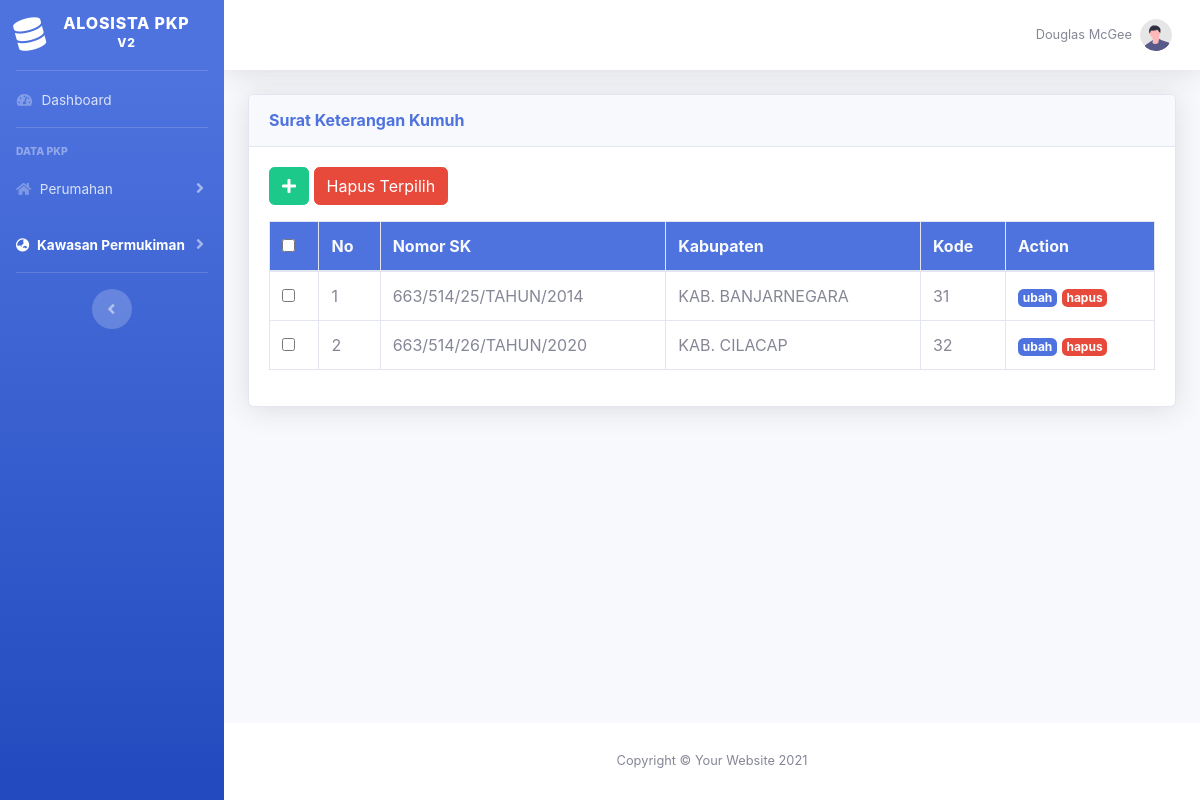
/kawasan_permukiman/surat_keterangan_kumuh, run on an earlier commit of the app's database.
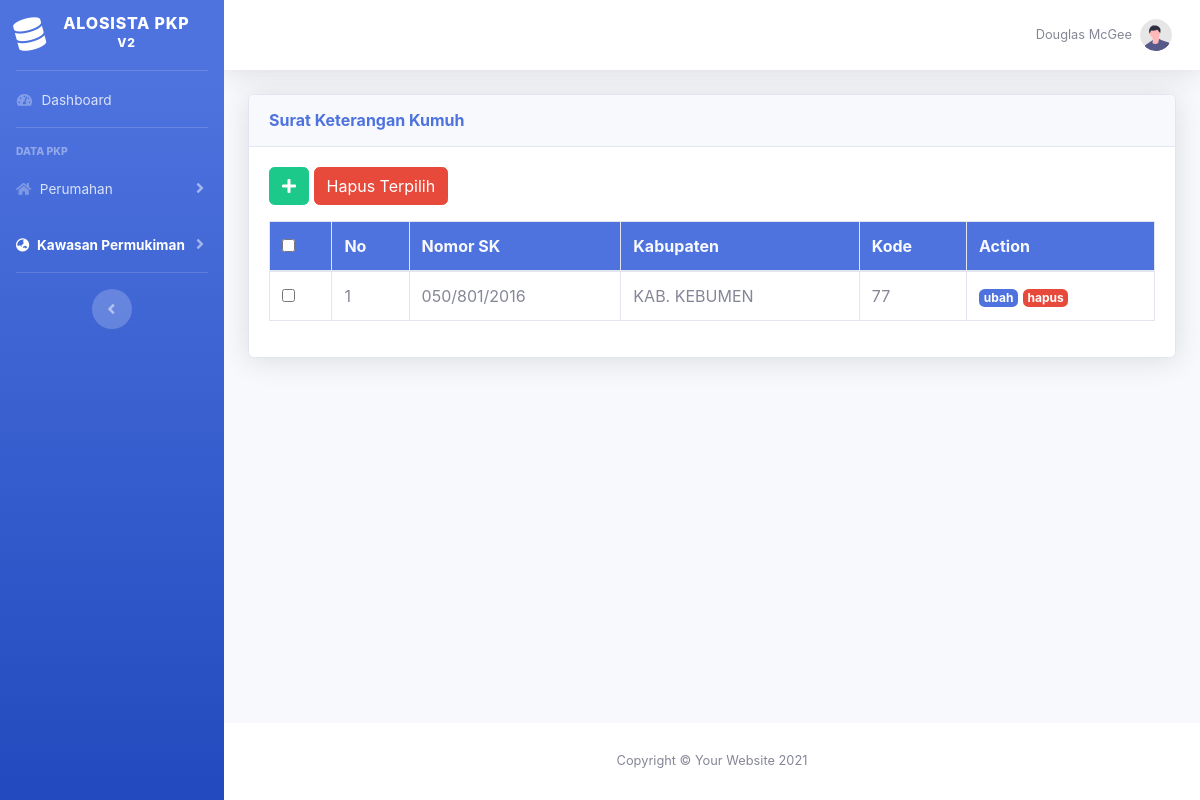
And on a later commit of the database.
### tables this page shows
CREATE TABLE `surat_keterangan_kumuh` (
  `id_sk` int(11) NOT NULL,
  `sk` varchar(40) NOT NULL,
  `tahun` int(4) NOT NULL,
  `regency_id` char(5) NOT NULL,
  `last_update` int(11) NOT NULL
);

CREATE TABLE `reg_regencies` (
  `id` char(5) NOT NULL,
  `province_id` char(2) NOT NULL,
  `name` varchar(255) NOT NULL
);

### application/controllers/kawasan_permukiman/Surat_keterangan_kumuh.php (called while the page is built, shortened)
<?php
class Surat_keterangan_kumuh extends CI_Controller
{
    public function __construct()
    {
        $this->load->model('model_surat_keterangan_kumuh');
        $this->load->model('model_for_all');
    }
    public function index($offset = 0)
    {
        $data['title'] = "Surat Keterangan Kumuh";
        $data['surat_keterangan_kumuh'] = $this->model_surat_keterangan_kumuh->get()->result_array();
        $this->load->view('templates/header', $data);
        $this->load->view('templates/sidebar');
        $this->load->view('templates/topbar');
        $this->load->view('kawasan/surat_keterangan_kumuh/index', $data);
        $this->load->view('templates/footer');
    }
}

### index.php (called while the page is built, shortened)
<?php
require_once BASEPATH.'core/CodeIgniter.php';

### application/models/Model_surat_keterangan_kumuh.php (called while the page is built, shortened)
<?php
class Model_surat_keterangan_kumuh extends CI_Model
{
    public function get()
    {
        $result = $this->db->get();
        return $result;
    }
}

### application/views/kawasan/surat_keterangan_kumuh/index.php (the view)
<div class="container-fluid">
    <form action="<?php echo base_url('kawasan_permukiman/surat_keterangan_kumuh/delete_selected') ?>" method="POST">
        <div class="card shadow mb-4 ">
            <div class="card-header py-3">
                <h6 class="m-0 font-weight-bold text-primary"><?= $title ?></h6>
            </div>
            <div class="card-body">
                <a class="btn btn-success  mb-3 ml-auto" href="<?php echo base_url('kawasan_permukiman/surat_keterangan_kumuh/add') ?>">
                    <span class="icon">
                        <i class="fas fa-plus"></i>
                    </span>
                </a>
                <button type="submit" class="btn btn-danger  mb-3 ml-auto" value="Delete" onclick="return confirm('Apakah Anda Yakin Mengapus Baris yang Anda Pilih ?')">Hapus Terpilih</button>
                <div class="table-responsive">
                    <table class="table table-bordered table-hover" width="100%" cellspacing="0">
                        <thead class="bg-primary text-light">
                            <tr>
                                <th><input type="checkbox" id="select-all"></th>
                                <th>No</th>
                                <th>Nomor SK</th>
                                <th>Kabupaten</th>
                                <th>Kode</th>
                                <th>Action</th>
                            </tr>
                        </thead>
                        <tbody>
                            <?php $i = 1; ?>
                            <?php foreach ($surat_keterangan_kumuh as $key) : ?>
                                <tr>
                                    <td><input type="checkbox" name="id[]" value="<?php echo $key['id_sk']; ?>"></td>
                                    <td><?php echo $i++; ?></td>
                                    <td><?php echo $key['sk']; ?></td>
                                    <td><?php echo $key['name']; ?></td>
                                    <td><?php echo $key['id_sk']; ?></td>
                                    <td>
                                        <a href="<?php echo base_url('kawasan_permukiman/surat_keterangan_kumuh/update/') ?><?php echo $key['id_sk'] ?>"><span class="badge badge-primary">ubah</span></a>
                                        <a href=" <?php echo base_url('kawasan_permukiman/surat_keterangan_kumuh/delete/') ?><?php echo $key['id_sk'] ?>"><span class="badge badge-danger" onclick="return confirm('Apakah Anda Yakin Menghapus <?php echo $key['sk'] ?> ?')">hapus</span></a>
                                    </td>
                                </tr>
                            <?php endforeach; ?>
                        </tbody>
                    </table>
                </div>
            </div>
        </div>
    </form>
</div>
</div>

What changed in the data, as far as the page shows it:
removed surat_keterangan_kumuh: sk "663/514/25/TAHUN/2014", regency.name "KAB. BANJARNEGARA", id_sk "31"
removed surat_keterangan_kumuh: sk "663/514/26/TAHUN/2020", regency.name "KAB. CILACAP", id_sk "32"
added surat_keterangan_kumuh: sk "050/801/2016", regency.name "KAB. KEBUMEN", id_sk "77"
